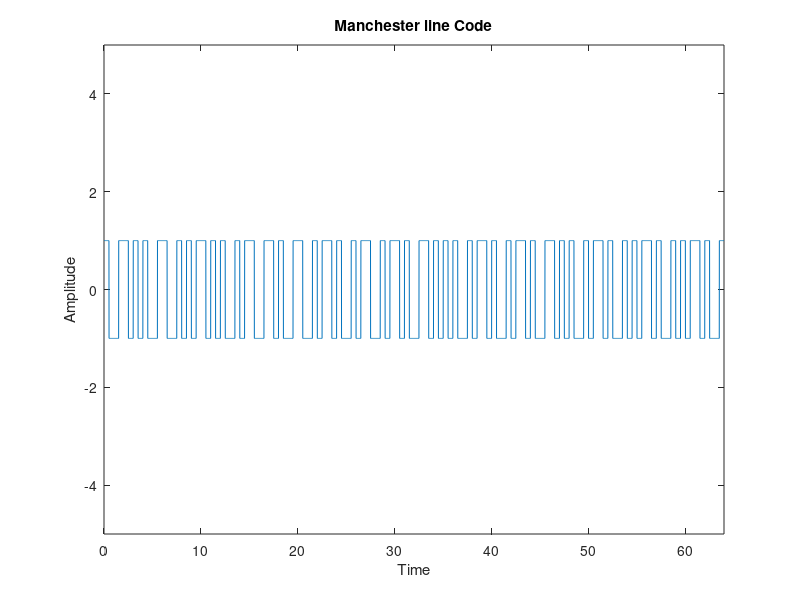

MATLAB code to generate this figure:
clear; clc
Z= randi([0 1],1,64);
XY=[];
for m=1:64
    if Z(m)==0
        h=[-1 1];
    else
        h=[1 -1];
    end
    XY=[XY h];
end
i=1;
L=0.5;
T=0:0.01:length(Z);
for j=1:length(T)
    if T(j)<=L
        Y(j)=XY(i);
    else 
        Y(j)=XY(i);
        i=i+1;
        L=L+0.5;
    end
end
plot(T,Y);
axis([0 length(Z) -5 5]);xlabel('Time');
ylabel('Amplitude');title('Manchester line Code')